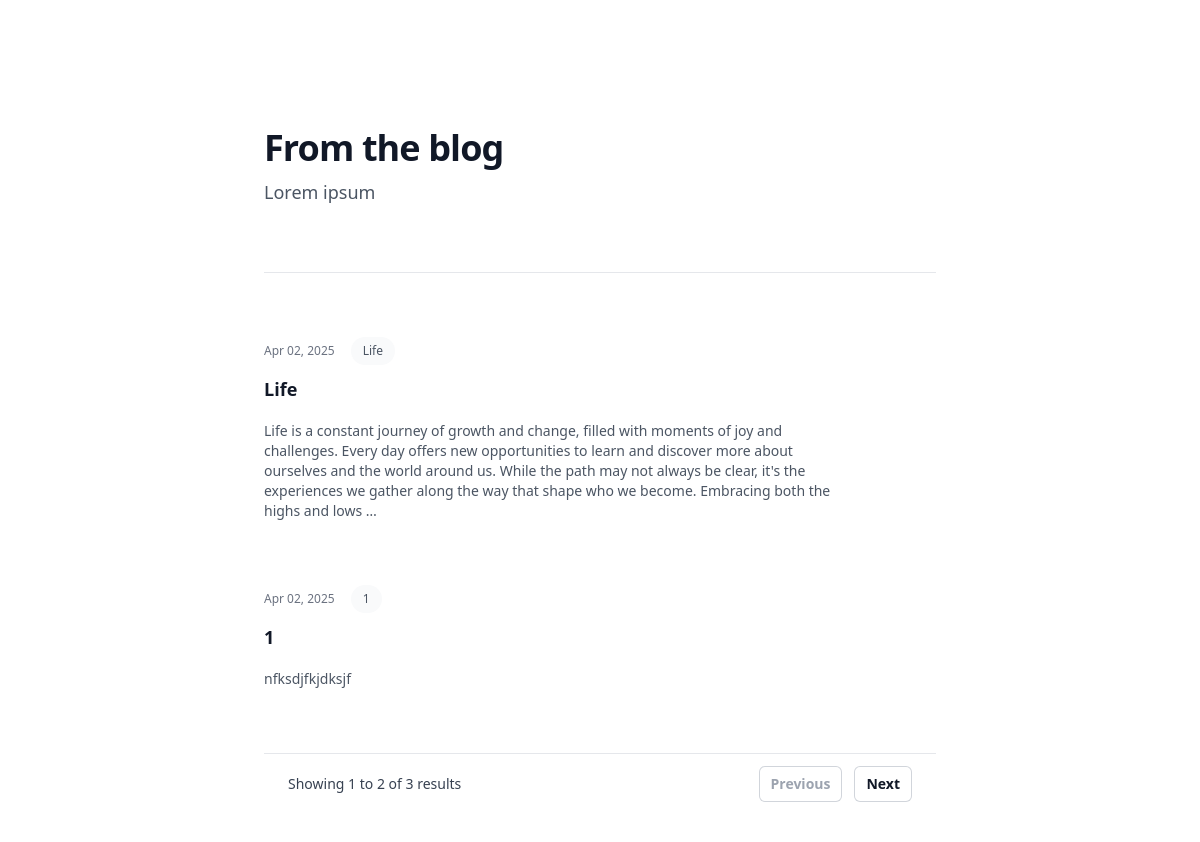
The page /blog/ on the database as committed earlier.
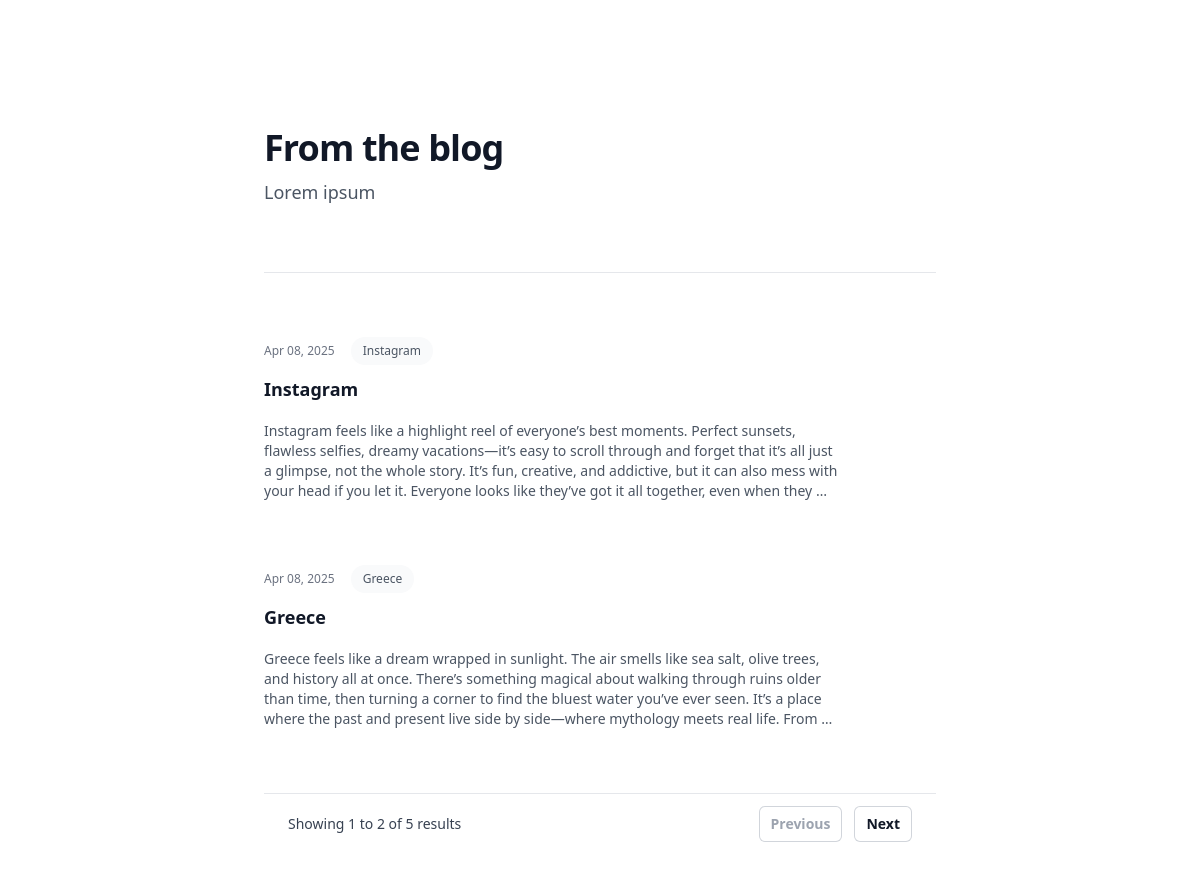
The same page on the database as committed later.
### blog/models.py (models this page shows)
class Post(models.Model):
 author= models.ForeignKey(settings.AUTH_USER_MODEL, on_delete=models.CASCADE)
 title = models.CharField(max_length=255)
 slug= models.SlugField()
 body = models.TextField()
 publish = models.DateTimeField()
 created = models.DateTimeField(auto_now_add=True)
 updated = models.DateTimeField(auto_now=True)
 status = models.CharField(max_length=2,choices=Status.choices, default=Status.DRAFT)
 def get_absolute_url(self):
     return reverse('blog:post_detail', args=[
        self.publish.year,
        self.publish.month,
        self.publish.day,
        self.slug
    ])

### blog/views.py (the view)
# urls.py: path('', views.post_list, name='post_list'),
def post_list(request):
    posts_list = Post.objects.all().order_by('-publish')
    paginator = Paginator(posts_list, 2)
    page_number = request.GET.get('page')
    page_obj = paginator.get_page(page_number)
    return render(request, 'blog/post/list.html', {'page_obj': page_obj})

### blog/templates/blog/post/list.html (shortened to what this page needs)
<!doctype html>
<html>
<head>
    <script src="https://cdn.tailwindcss.com"></script>
</head>
<body>
    <div class="bg-white py-24 sm:py-32">
        <div class="mx-auto max-w-7xl px-6 lg:px-8">
            <div class="mx-auto max-w-2xl">
                <h2 class="text-3xl font-bold tracking-tight text-gray-900 sm:text-4xl">From the blog</h2>
                <p class="mt-2 text-lg leading-8 text-gray-600">Lorem ipsum</p>
                <div class="mt-10 space-y-16 border-t border-gray-200 pt-10 sm:mt-16 sm:pt-16">
                    {% for post in page_obj %}
                    <article class="flex max-w-xl flex-col items-start justify-between">
                        <div class="flex items-center gap-x-4 text-xs">
                            <time datetime="{{ post.publish }}" class="text-gray-500">{{ post.publish|date:"M d, Y" }}</time>
                            <a href="{{ post.get_absolute_url }}"
                               class="relative z-10 rounded-full bg-gray-50 px-3 py-1.5 font-medium text-gray-600 hover:bg-gray-100">{{ post.title }}</a>
                        </div>
                        <div class="group relative">
                            <h3 class="mt-3 text-lg font-semibold leading-6 text-gray-900 group-hover:text-gray-600">
                                <a href="{{ post.get_absolute_url }}">
                                    <span class="absolute inset-0"></span>
                                    {{ post.title }}
                                </a>
                            </h3>
                            <div class="mt-5">
                                <p class="text-sm text-gray-600">{{ post.body|truncatewords:60 }}</p>
                            </div>
                        </div>
                    </article>
                    {% endfor %}
                    <nav class="flex items-center justify-between border-t border-gray-200 bg-white px-4 py-3 sm:px-6"
                    aria-label="Pagination">
                    <div class="hidden sm:block">
                        <p class="text-sm text-gray-700">
                            Showing
                            <span class="font-medium">{{ page_obj.start_index }}</span>
                            to
                            <span class="font-medium">{{ page_obj.end_index }}</span>
                            of
                            <span class="font-medium">{{ page_obj.paginator.count }}</span>
                            results
                        </p>
                    </div>
                    <div class="flex flex-1 justify-between sm:justify-end">
                        {% if page_obj.has_previous %}
                        <a href="?page={{ page_obj.previous_page_number }}"
                            class="relative inline-flex items-center rounded-md bg-white px-3 py-2 text-sm font-semibold text-gray-900 ring-1 ring-inset ring-gray-300 hover:bg-gray-50 focus-visible:outline-offset-0">Previous</a>
                            {% else %}
                            <span class="relative inline-flex items-center rounded-md bg-white px-3 py-2 text-sm font-semibold text-gray-400 ring-1 ring-inset ring-gray-300 cursor-not-allowed">Previous</span>
                            {% endif %}
                            {% if page_obj.has_next %}
                            <a href="?page={{ page_obj.next_page_number }}"
                            class="relative ml-3 inline-flex items-center rounded-md bg-white px-3 py-2 text-sm font-semibold text-gray-900 ring-1 ring-inset ring-gray-300 hover:bg-gray-50 focus-visible:outline-offset-0">Next</a>
                            {% else %}
                            <span class="relative ml-3 inline-flex items-center rounded-md bg-white px-3 py-2 text-sm font-semibold text-gray-400 ring-1 ring-inset ring-gray-300 cursor-not-allowed">Next</span>
                            {% endif %}
                        </div>
                </nav>
                </div>
            </div>
        </div>
    </div>
</body>
</html>

Rows that differ between the two databases and show on the page:
no longer on this page (row edited): Post: publish "Apr 02, 2025", title "Life", body "Life is a constant journey of growth and change, filled with moments of joy and challenges. Every day offers new opportunities to learn and discover more about ourselves and the world around us. While the path may not always be clear, it's the experiences we gather along the way that shape who we become. Embracing both the highs and lows …"
no longer on this page (row edited): Post: publish "Apr 02, 2025", title "1", body "nfksdjfkjdksjf"
added Post: publish "Apr 08, 2025", title "Instagram", body "Instagram feels like a highlight reel of everyone’s best moments. Perfect sunsets, flawless selfies, dreamy vacations—it’s easy to scroll through and forget that it’s all just a glimpse, not the whole story. It’s fun, creative, and addictive, but it can also mess with your head if you let it. Everyone looks like they’ve got it all together, even when they …"
added Post: publish "Apr 08, 2025", title "Greece", body "Greece feels like a dream wrapped in sunlight. The air smells like sea salt, olive trees, and history all at once. There’s something magical about walking through ruins older than time, then turning a corner to find the bluest water you’ve ever seen. It’s a place where the past and present live side by side—where mythology meets real life. From …"
Other text that changed with them:
{{ page_obj.paginator.count }}: "3" → "5"
